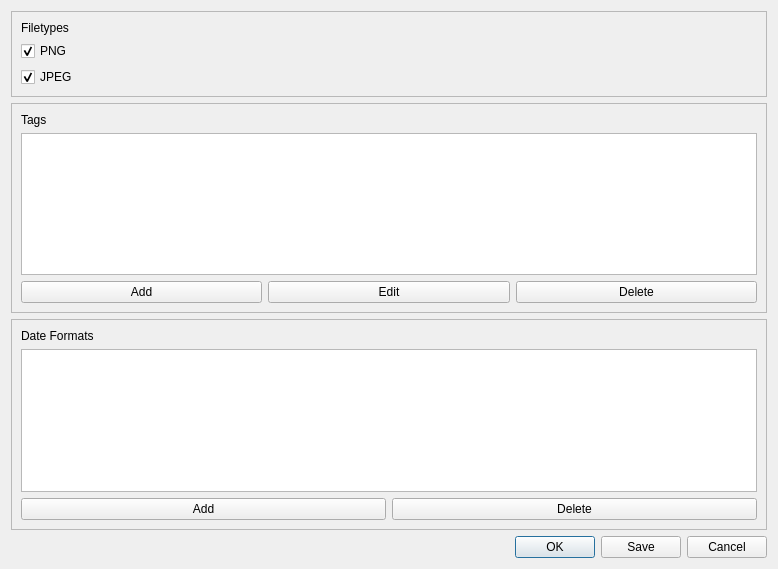
<?xml version="1.0" encoding="UTF-8"?>
<ui version="4.0">
 <class>SettingsWidget</class>
 <widget class="QWidget" name="SettingsWidget">
  <property name="geometry">
   <rect>
    <x>0</x>
    <y>0</y>
    <width>778</width>
    <height>569</height>
   </rect>
  </property>
  <property name="windowTitle">
   <string>Form</string>
  </property>
  <layout class="QVBoxLayout" name="verticalLayout">
   <item>
    <widget class="QFrame" name="frame">
     <property name="frameShape">
      <enum>QFrame::StyledPanel</enum>
     </property>
     <property name="frameShadow">
      <enum>QFrame::Raised</enum>
     </property>
     <layout class="QVBoxLayout" name="verticalLayout_2">
      <item>
       <widget class="QLabel" name="label">
        <property name="text">
         <string>Filetypes</string>
        </property>
       </widget>
      </item>
      <item>
       <widget class="QCheckBox" name="checkbox_png">
        <property name="text">
         <string>PNG</string>
        </property>
        <property name="checked">
         <bool>true</bool>
        </property>
       </widget>
      </item>
      <item>
       <widget class="QCheckBox" name="checkbox_jpg">
        <property name="text">
         <string>JPEG</string>
        </property>
        <property name="checked">
         <bool>true</bool>
        </property>
        <property name="tristate">
         <bool>false</bool>
        </property>
       </widget>
      </item>
     </layout>
    </widget>
   </item>
   <item>
    <widget class="QFrame" name="frame_2">
     <property name="frameShape">
      <enum>QFrame::StyledPanel</enum>
     </property>
     <property name="frameShadow">
      <enum>QFrame::Raised</enum>
     </property>
     <layout class="QVBoxLayout" name="verticalLayout_3">
      <property name="sizeConstraint">
       <enum>QLayout::SetDefaultConstraint</enum>
      </property>
      <item>
       <widget class="QLabel" name="label_2">
        <property name="text">
         <string>Tags</string>
        </property>
       </widget>
      </item>
      <item>
       <widget class="QTableView" name="tags_table">
        <property name="font">
         <font>
          <pointsize>12</pointsize>
         </font>
        </property>
        <property name="selectionBehavior">
         <enum>QAbstractItemView::SelectRows</enum>
        </property>
        <property name="showGrid">
         <bool>false</bool>
        </property>
        <attribute name="horizontalHeaderStretchLastSection">
         <bool>true</bool>
        </attribute>
        <attribute name="verticalHeaderVisible">
         <bool>false</bool>
        </attribute>
       </widget>
      </item>
      <item>
       <layout class="QHBoxLayout" name="horizontalLayout">
        <item>
         <widget class="QPushButton" name="tags_add">
          <property name="text">
           <string>Add</string>
          </property>
         </widget>
        </item>
        <item>
         <widget class="QPushButton" name="tags_edit">
          <property name="text">
           <string>Edit</string>
          </property>
         </widget>
        </item>
        <item>
         <widget class="QPushButton" name="tags_delete">
          <property name="text">
           <string>Delete</string>
          </property>
         </widget>
        </item>
       </layout>
      </item>
     </layout>
    </widget>
   </item>
   <item>
    <widget class="QFrame" name="frame_3">
     <property name="frameShape">
      <enum>QFrame::StyledPanel</enum>
     </property>
     <property name="frameShadow">
      <enum>QFrame::Raised</enum>
     </property>
     <layout class="QVBoxLayout" name="verticalLayout_4">
      <item>
       <widget class="QLabel" name="label_3">
        <property name="text">
         <string>Date Formats</string>
        </property>
       </widget>
      </item>
      <item>
       <widget class="QListView" name="date_format_view">
        <property name="font">
         <font>
          <pointsize>12</pointsize>
         </font>
        </property>
       </widget>
      </item>
      <item>
       <layout class="QHBoxLayout" name="horizontalLayout_2">
        <item>
         <widget class="QPushButton" name="date_format_add">
          <property name="text">
           <string>Add</string>
          </property>
         </widget>
        </item>
        <item>
         <widget class="QPushButton" name="date_format_delete">
          <property name="text">
           <string>Delete</string>
          </property>
         </widget>
        </item>
       </layout>
      </item>
     </layout>
    </widget>
   </item>
   <item>
    <widget class="QDialogButtonBox" name="buttonBox">
     <property name="orientation">
      <enum>Qt::Horizontal</enum>
     </property>
     <property name="standardButtons">
      <set>QDialogButtonBox::Cancel|QDialogButtonBox::Ok|QDialogButtonBox::Save</set>
     </property>
    </widget>
   </item>
  </layout>
 </widget>
 <resources/>
 <connections/>
</ui>
